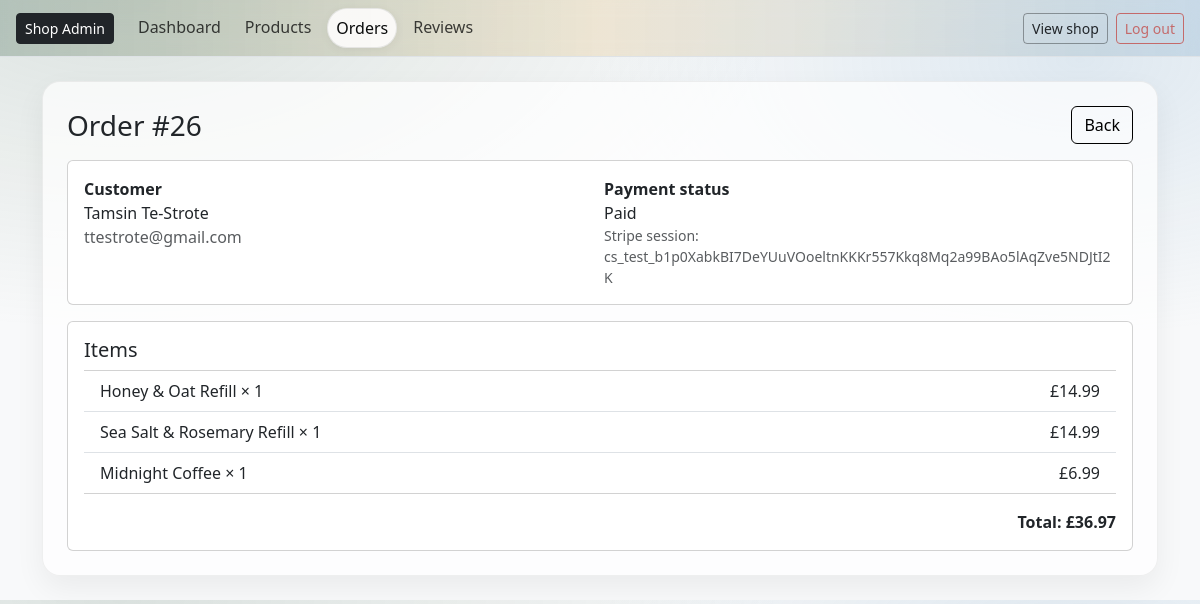
Screenshot of /owner/orders/26/ (signed in) with the database file from the repository.
### checkout/models.py (models this page shows, shortened)
class Order(models.Model):
    PENDING = "PENDING"
    PAID = "PAID"
    FAILED = "FAILED"
    NEW = "NEW"
    DISPATCHED = "DISPATCHED"
    DELIVERED = "DELIVERED"
    CANCELLED = "CANCELLED"
    STATUS_CHOICES = [
        (PENDING, "Pending"),
        (PAID, "Paid"),
        (FAILED, "Failed"),
    ]
    FULFILMENT_CHOICES = [
        (NEW, "New"),
        (DISPATCHED, "Dispatched"),
        (DELIVERED, "Delivered"),
        (CANCELLED, "Cancelled"),
    ]
    user = models.ForeignKey(
        settings.AUTH_USER_MODEL,
        on_delete=models.SET_NULL,
        null=True,
        blank=True,
        related_name="orders",
    )
    full_name = models.CharField(max_length=100, blank=True)
    email = models.EmailField(blank=True)
    address_line1 = models.CharField(max_length=255, blank=True)
    address_line2 = models.CharField(max_length=255, blank=True)
    city = models.CharField(max_length=100, blank=True)
    postcode = models.CharField(max_length=20, blank=True)
    status = models.CharField(
        max_length=10,
        choices=STATUS_CHOICES,
        default=PENDING,
    )
    total = models.DecimalField(max_digits=8, decimal_places=2)
    stripe_session_id = models.CharField(max_length=255, blank=True)
    created_at = models.DateTimeField(auto_now_add=True)
    stock_deducted = models.BooleanField(default=False)
    fulfilment_status = models.CharField(
        max_length=12,
        choices=FULFILMENT_CHOICES,
        default=NEW,
    )
    dispatched_at = models.DateTimeField(null=True, blank=True)
    delivered_at = models.DateTimeField(null=True, blank=True)
    cancelled_at = models.DateTimeField(null=True, blank=True)

class OrderItem(models.Model):
    order = models.ForeignKey(
        Order, on_delete=models.CASCADE, related_name="items"
    )
    product = models.ForeignKey(Product, on_delete=models.PROTECT)
    qty = models.PositiveIntegerField()
    unit_price = models.DecimalField(max_digits=8, decimal_places=2)
    @property
    def subtotal(self):
        return (self.unit_price or Decimal("0.00")) * (self.qty or 0)

### catalog/models.py (models this page shows, shortened)
class Product(models.Model):
    title = models.CharField(max_length=160)
    slug = models.SlugField(max_length=180, unique=True, blank=True)
    description = models.TextField(blank=True)
    scent = models.CharField(max_length=50, help_text="e.g. Lavender, Citrus")
    weight_g = models.PositiveIntegerField(help_text="Net weight in grams")
    price = models.DecimalField(max_digits=6, decimal_places=2)
    stock_qty = models.PositiveIntegerField(default=0)
    active = models.BooleanField(default=True)
    created_at = models.DateTimeField(auto_now_add=True)
    tags = models.CharField(
        max_length=250,
        blank=True,
        help_text="Comma-separated tags, e.g. winter, woody, refillable"
    )
    class Meta:
        ordering = ["title"]

### owner/views.py (the view)
# urls.py: path("orders/<int:order_id>/", views.order_detail,
@staff_member_required(login_url="owner:owner_login")
def order_detail(request, order_id):
    order = get_object_or_404(Order, pk=order_id)
    return render(request, "owner/order_detail.html", {"order": order})

### cart/context_processors.py (called while the page is built)
def cart_count(request):
    cart = get_or_create_cart(request)
    try:
        count = sum(i.qty for i in cart.items.all())
    except Exception:
        count = 0
    return {"cart_count": count}

### cart/utils.py (called while the page is built)
def get_or_create_cart(request):
    if not request.session.session_key:
        request.session.create()
    request.session.set_expiry(60 * 60 * 24 * 14)
    session_key = request.session.session_key
    if request.user.is_authenticated:
        cart, created = Cart.objects.get_or_create(
            user=request.user,
            defaults={"session_key": session_key},
        )
        if not cart.session_key:
            cart.session_key = session_key
            cart.save(update_fields=["session_key"])
        return cart
    cart, _ = Cart.objects.get_or_create(user=None, session_key=session_key)
    return cart

### owner/templates/owner/order_detail.html
{% extends "owner/base_owner.html" %}
{% block content %}
  <div class="d-flex justify-content-between align-items-center mb-3">
    <h1 class="h3 mb-0">Order #{{ order.id }}</h1>
    <a class="btn btn-outline-secondary" href="{% url 'owner:owner_orders' %}">Back</a>
  </div>
  <div class="card p-3 mb-3">
    <div class="row g-2">
      <div class="col-md-6">
        <div class="fw-semibold">Customer</div>
        <div>{{ order.full_name|default:"(guest)" }}</div>
        <div class="text-muted">{{ order.email }}</div>
      </div>
      <div class="col-md-6">
        <div class="fw-semibold">Payment status</div>
        <div>{{ order.get_status_display }}</div>
        <div class="text-muted small">Stripe session: {{ order.stripe_session_id|default:"-" }}</div>
      </div>
    </div>
  </div>
  <div class="card p-3">
    <h2 class="h5">Items</h2>
    <ul class="list-group list-group-flush">
      {% for item in order.items.all %}
        <li class="list-group-item d-flex justify-content-between">
          <span>{{ item.product.title }} × {{ item.qty }}</span>
          <span>£{{ item.subtotal }}</span>
        </li>
      {% endfor %}
    </ul>
    <div class="d-flex justify-content-end mt-3 fw-semibold">Total: £{{ order.total }}</div>
  </div>
{% endblock content %}

### static/css/base-admin.css (style rules this page uses)
:root { --bb-primary: #5f7f6b; --bb-secondary: #8f8a83; --bb-success: #8f8a83; --bb-warning: #e3b35a; --bb-danger: #c46a6a; --bb-info: #7aa6c9; --bb-bg-soft: rgba(255, 255, 255, .85); --bb-border-soft: rgba(0, 0, 0, .08); --bb-shadow-soft: 0 12px 30px rgba(0, 0, 0, .06); --bb-primary: #0a0b0b; --bb-primary-dark: #0a0b0b; --bb-cream: #f6f4f0; --bb-text: #333333; }
body.bb-admin { background: radial-gradient(1200px 600px at 10% 0%, rgba(95, 127, 107, .18), transparent 55%), radial-gradient(900px 500px at 90% 10%, rgba(122, 166, 201, .20), transparent 55%), #f8f9fa; }
.btn-outline-secondary { background: var(--aa-primary); border-color: var(--aa-primary); color: #000000; }

### rows the page displays
Order: id "26", full_name "Tamsin Te-Strote", email "ttestrote@gmail.com", status "Paid", stripe_session_id "cs_test_b1p0XabkBI7DeYUuVOoeltnKKKr557Kkq8Mq2a99BAo5lAqZve5NDJtI2K", total "36.97"
OrderItem: product "Honey & Oat Refill", qty "1", subtotal "14.99"
OrderItem: product "Sea Salt & Rosemary Refill", qty "1", subtotal "14.99"
OrderItem: product "Midnight Coffee", qty "1", subtotal "6.99"
